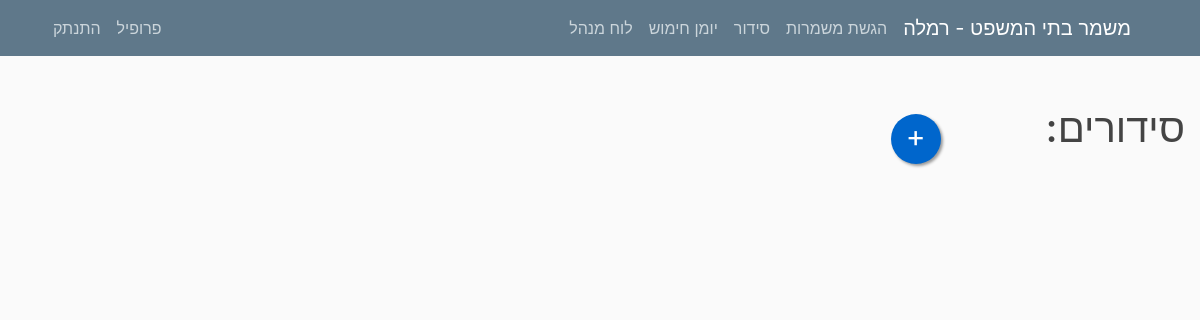
Before: /serve/sum (signed in) with the older database file.
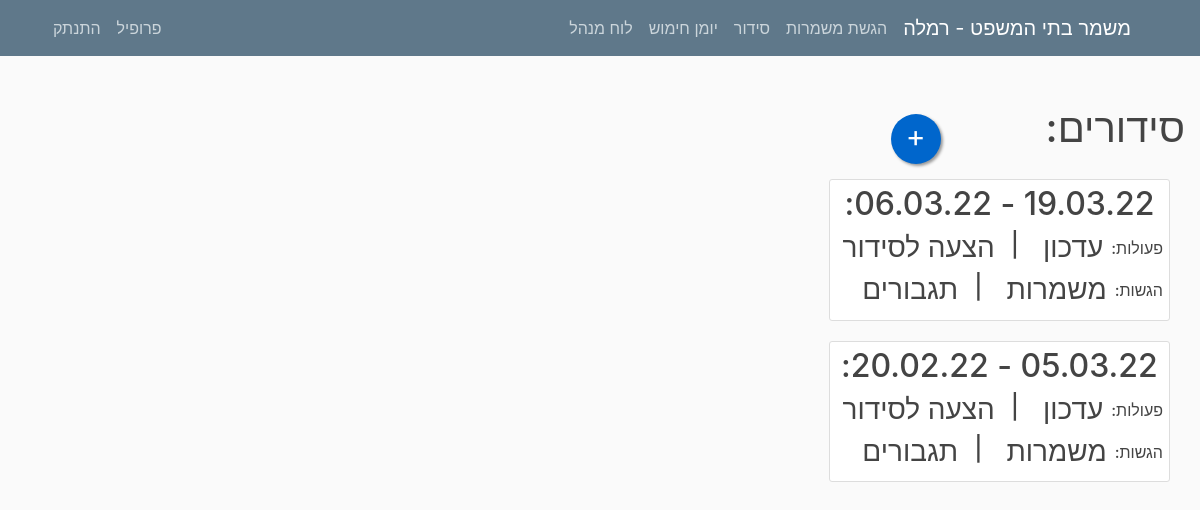
After: the same page with the newer database file.
### mishmar/models.py (models this page shows, shortened)
class Settings(models.Model):
    submitting = models.BooleanField(default=True, verbose_name="ניתן להגיש/לשנות הגשות")
    pin_code = models.IntegerField(default=1234, verbose_name="קוד זיהוי")
    officer = models.CharField(max_length=20, verbose_name="קצין מתקן")
    city = models.CharField(max_length=100, verbose_name="עיר")
    max_seq0 = models.IntegerField(default=2, verbose_name="מספר רצפים מקסימלי לילה לצהריים")
    max_seq1 = models.IntegerField(default=2, verbose_name="מספר רצפים מקסימלי צהריים לבוקר")
    version = models.CharField(max_length=10, default="1.0", verbose_name="גרסה")
    friday_morning = models.BooleanField(default=False, verbose_name="שישי בוקר נחשב במינימום הגשות?", blank=True)
    friday_noon = models.BooleanField(default=False, verbose_name="שישי בצהריים נחשב במינימום הגשות?", blank=True)
    num_mags = models.PositiveIntegerField(default=3, verbose_name="מספר מחסניות")
    hand_cuffs = models.PositiveIntegerField(default=8, verbose_name="מספר אזיקים")
    num_mag_cases = models.PositiveIntegerField(default=8, verbose_name="מספר פונדות")
    num_gun_cases = models.PositiveIntegerField(default=8, verbose_name="מספר נרתיקים")

class Organization1(models.Model):
    date = models.DateField(default=timezone.now)
    num_weeks = models.IntegerField(default=2, blank=False)
    published = models.BooleanField(default=False, verbose_name="פרסום")
    weeks_data = JSONField()
    class Meta:
        verbose_name = "סידור עבודה"
        verbose_name_plural = "סידורי עבודה"

### users/models.py (models this page shows, shortened)
class UserSettings(models.Model):
    user = models.OneToOneField(User, on_delete=models.CASCADE)
    nickname = models.CharField(default="אין", max_length=20, verbose_name="כינוי", blank=True)
    night = models.IntegerField(default=0, verbose_name="לילה")
    sat_night = models.IntegerField(default=0, verbose_name="שישי לילה/מוצ\"ש")
    fri_noon = models.IntegerField(default=0, verbose_name="שישי צהריים")
    sat_morning = models.IntegerField(default=0, verbose_name="שבת בוקר/צהריים")
    image = models.TextField(default="", verbose_name="תמונה", blank=True)
    sat = models.BooleanField(default=False, verbose_name="עושה רק מוצ\"ש")
    language = models.CharField(default="hebrew", max_length=30, verbose_name="שפה")
    class Meta:
        verbose_name = "הגדרות משתמש"
        verbose_name_plural = "הגדרות משתמשים"

### mishmar/views.py (the view)
# urls.py: path("serve/sum", ServedSumListView.as_view(), name="Served-sum"),
class ServedSumListView(LoginRequiredMixin, UserPassesTestMixin, ListView):
    model = Organization
    template_name = "mishmar/Served_sum_list.html"
    context_object_name = "organizations"
    ordering = ["-date"]
    paginate_by = 5
    def test_func(self):
        return isStaff(self.request.user)

### mishmar/views.py (called while the page is built)
@register.filter
def get_city(string):
    settings = Settings.objects.all().first()
    return settings.city

@register.filter
def isStaff(user):
    return user.groups.filter(name='staff').exists()

@register.filter
def getmonth(month):
    letter = month.lower()[0]
    if (letter >= 'a' and letter <= 'z'):
        return month
    else:
        months_he = ["ינו", "פבר", "מרץ", "אפר", "מאי", "יונ", "יול", "אוג", "ספט", "אוק", "נוב", "דצמ"]
        months = ["jan", "feb", "mar", "apr", "may", "jun", "jul", "aug", "sep", "oct", "nov", "dec"]
        return months[months_he.index(month)]

@register.filter
def getday(string):
    letter = datetime.datetime.now().strftime("%b").lower()[0]
    if (letter >= 'a' and letter <= 'z'):
        return datetime.datetime.now()
    return datetime.datetime.now()

@register.filter(name="translate_text")
def translate_text(text, user, from_language="hebrew"):
    if user.is_authenticated:
        user_settings = USettings.objects.all().filter(user=user).first()
        if from_language != user_settings.language:
            langs_dict = GoogleTranslator.get_supported_languages(as_dict=True)
            translator = GoogleTranslator(source='auto', target=langs_dict[user_settings.language])
            return translator.translate(text).capitalize()
    return text

@register.filter
def get_base_string(user, num):
    return translate_text(base_strings[int(num)], user, "hebrew")

@register.filter
def plus_days(date):
    return date + datetime.timedelta(days=13)

### mishmar/templates/mishmar/Served_sum_list.html (shortened to what this page needs)
{% extends "mishmar/base.html" %}
{% block content %}
    <div class="row">
    <h1>סידורים:</h1>
        <form method="POST">
            <div class="row">
    <a href="{% url 'organization-new' %}" class="float">
        +
    </a>
                </div>
        </form>
    </div>
    {% for organization in organizations %}
        <div>
        <article class="content-section">
        <h2>{{ organization.date|plus_days|date:"d.m.y" }} - {{ organization.date|date:"d.m.y" }}:</h2>
            <div class="row">
                <h6 style="margin-right: 1em; margin-top: 0.5em">פעולות:</h6>
                    <div style="margin-right: 0.5em">
            <h3><a class="article-title" href="{% url 'organization-update' organization.id %}">עדכון</a></h3>
                        </div>
                <h4 style="margin-right: 1em">|</h4>
                    <div style="margin-right: 1em; margin-left: 1em">
                        <h3><a class="article-title" href="{% url 'organization-suggestion' organization.id %}">הצעה לסידור</a></h3>
                        </div>
            </div>
            <div class="row">
                <h6 style="margin-right: 1em; margin-top: 0.5em">הגשות:</h6>
                    <div style="margin-right: 0.5em">
            <h3><a class="article-title" href="{% url 'served-sum-shift' organization.id %}">משמרות</a></h3>
                        </div>
                <h4 style="margin-right: 1em">|</h4>
                    <div style="margin-right: 1em; margin-left: 1em">
                        <h3><a class="article-title" href="{% url 'served-sum-reinforcement' organization.id %}">תגבורים</a></h3>
                        </div>
            </div>
        </article>
        </div>
            {% endfor %}
{% endblock content %}

### mishmar/templates/mishmar/base.html (shortened to what this page needs)
{% load static %}
<!DOCTYPE html>
<html dir = rtl>
<head>
    <link rel="stylesheet" href="https://maxcdn.bootstrapcdn.com/bootstrap/4.0.0/css/bootstrap.min.css">
    <link rel="stylesheet" type="text/css" href="{% static 'mishmar/main.css' %}">
    <link rel="stylesheet" type="text/css" href="{% static 'mishmar/matrix.css' %}">
    <link rel="stylesheet" type="text/css" href="{% static 'mishmar/neon.css' %}">
</head>
<body>
    <header class="site-header">
      <nav class="navbar navbar-expand-md navbar-dark bg-steel fixed-top">
        <div class="container">
          <a class="navbar-brand mr-4" href="{% url 'Home' %}">משמר בתי המשפט - {{ ""|get_city }}</a>
          <div class="collapse navbar-collapse" id="navbarToggle">
            <div class="navbar-nav ">
              {% if request.user.is_authenticated %}
              {% if request.user.username != 'metagber' %}
              <a style="margin-right: 0.5em" class="nav-item nav-link" href="{% url 'Serve' %}">{{ request.user|get_base_string:"1" }}</a>
                <a  class="nav-item nav-link" href="{% url 'Organization' %}">{{ request.user|get_base_string:"2" }}</a>
                {% endif %}
                <a  class="nav-item nav-link" href="{% url 'armingday' year='today'|getday|date:'Y' month='today'|getday|date:'b'|getmonth day='today'|getday|date:'d' %}">יומן חימוש</a>
                {% endif %}
                {% if request.user|isStaff %}
                    <a  class="nav-item nav-link" href="{% url 'staff-panel' %}">לוח מנהל</a>
                {% endif %}
            </div>
            <div class="navbar-nav mr-auto">
                {% if request.user.is_authenticated %}
                {% if request.user.username != 'metagber' %}
                    <a class="nav-item nav-link" href="{% url 'profile' %}">{{ request.user|get_base_string:"6" }}</a>
                    {% endif %}
                    <a class="nav-item nav-link" href="{% url 'logout' %}">{{ request.user|get_base_string:"7" }}</a>
                 {% else %}
                    <a class="nav-item nav-link" href="{% url 'login' %}">{{ request.user|get_base_string:"8" }}</a>
                    <a class="nav-item nav-link" href="{% url 'register' %}">{{ request.user|get_base_string:"9" }}</a>
                {% endif %}
            </div>
          </div>
        </div>
      </nav>
    </header>
    <main role="main" class="container">
      <div class="row" dir="rtl">
        <div>
          {% block content %}{% endblock %}
        </div>
      </div>
    </main>
</body>
</html>

### mishmar/static/mishmar/main.css (style rules this page uses)
body { background: #fafafa; color: #333333; margin-top: 5rem; padding: 1.5em; direction: rtl; text-align: right; }
h1, h2, h3, h4, h5, h6 { color: #444444; direction: rtl; text-align: center; }
.bg-steel { background-color: #5f788a; }
.site-header .navbar-nav .nav-link { color: #cbd5db; }
.content-section { background: #ffffff; padding: 5px 5px; border: 1px solid #dddddd; border-radius: 3px; margin-bottom: 20px; direction: rtl; text-align: center; }
.article-title { color: #444444; }

### mishmar/static/mishmar/neon.css (style rules this page uses)
.float { margin-right: 120px; margin-bottom: 15px; width:50px; height:50px; bottom:40px; right:40px; background-color:#06C; color:#FFF; border-radius:50px; text-align:center; box-shadow: 2px 2px 3px #999; }
a.float, a.float:hover, a.float:focus, a.float:active { text-decoration: none; color: #FFFFFF; font-size: 30px; margin-top: 10px; }

Changed rows visible on the page:
added Organization1: date "06.03.22"
added Organization1: date "20.02.22"
